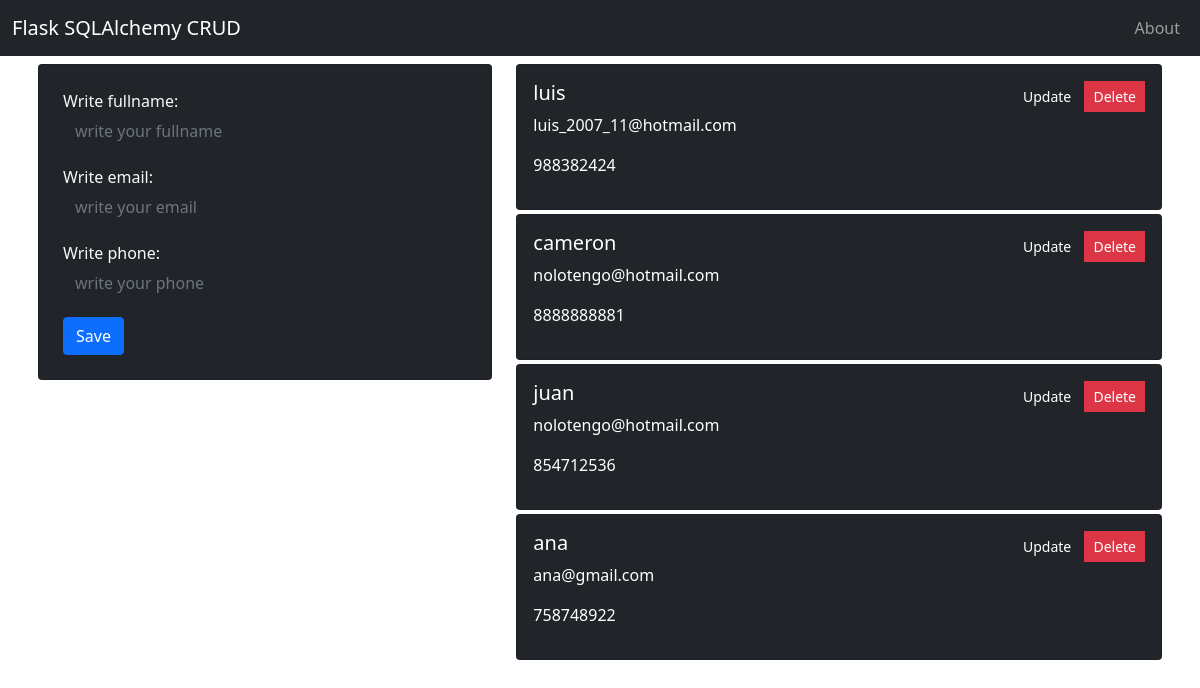
The page / on the database its author committed.
### Flask CRUD Application/models/contact.py (models this page shows, shortened)
class Contact(db.Model):
    id = db.Column(db.Integer,primary_key=True)
    fullname= db.Column(db.String(100))
    email = db.Column(db.String(100))
    phone = db.Column(db.String(100))

### Flask CRUD Application/routes/contacts.py (the view)
@contacts.route('/')
def index():
    contacts = Contact.query.all()
    return render_template('index.html', contacts= contacts)

### Flask CRUD Application/templates/index.html (shortened to what this page needs)
{% extends 'layout.html' %}
{%block body%}
<div class="row">
    <div class="col-md-5">
        {% include 'partials/_contactForm.html'%}
    </div>
    <div class="col-md-7">
            {% for contact in contacts %}
            <div class="card mb-1 text-white bg-dark">
                <div class="card-body">
                    <div class="d-flex justify-content-between">
                        <h5> {{contact.fullname}} </h5>
                        <div>
                            <a href="{{url_for('contacts.update', id= contact.id)}}" class="btn btn-dark btn-sm rounded-0">Update</a>
                            <a href="{{url_for('contacts.delete', id= contact.id)}}" class="btn btn-danger btn-sm rounded-0">Delete</a>
                        </div>
                    </div>
                    <p>{{contact.email}}</p>
                    <p>{{contact.phone}}</p>
                </div>
            </div>
            {% endfor%}
    </div>
</div>
{% endblock %}

### Flask CRUD Application/templates/layout.html (shortened to what this page needs)
<!DOCTYPE html>
<html lang="en">
<head>
    <link href="https://cdn.jsdelivr.net/npm/bootstrap@5.0.2/dist/css/bootstrap.min.css" rel="stylesheet">
</head>
<body>
    {% include('partials/_navbar.html') %}
    <div class="container p-2">
        {% block body %}
        {% endblock %}
    </div>
</body>
</html>

### Flask CRUD Application/templates/partials/_navbar.html (shortened to what this page needs)
<nav class="navbar navbar-expand-lg navbar-dark bg-dark">
  <div class="container-fluid">
    <a class="navbar-brand" href="#">Flask SQLAlchemy CRUD</a>
    <div class="collapse navbar-collapse" id="navbarNav">
      <ul class="navbar-nav ms-auto">
        <li class="nav-item">
          <a class="nav-link" href="about">About</a>
        </li>
      </ul>
    </div>
  </div>
</nav>

### Flask CRUD Application/templates/partials/_contactForm.html
<form action="/new" method="POST" class="card bg-dark text-light">
    <div class="card-body p-4">
        <div class="mb-3">
            <label for="fullname">Write fullname:</label>
            <input type="text" name="fullname"  placeholder="write your fullname" class="form-control rounded-0 bg-dark border-0 text-white" />
        </div >
        <div class="mb-3">
            <label for="email">Write email:</label>
            <input type="text" name="email" placeholder="write your email" class="form-control rounded-0 bg-dark border-0 text-white"/>
        </div>
        <div class="mb-3">
            <label for="phone">Write phone:</label>
            <input type="text" name="phone" placeholder="write your phone" class="form-control rounded-0 bg-dark border-0 text-white"/>
        </div>
        <button class="btn btn-primary">Save</button>
    </div>
</form>

### rows shown on the page
Contact: fullname "luis", email "luis_2007_11@hotmail.com", phone "988382424"
Contact: fullname "cameron", email "nolotengo@hotmail.com", phone "8888888881"
Contact: fullname "juan", email "nolotengo@hotmail.com", phone "854712536"
Contact: fullname "ana", email "ana@gmail.com", phone "758748922"
